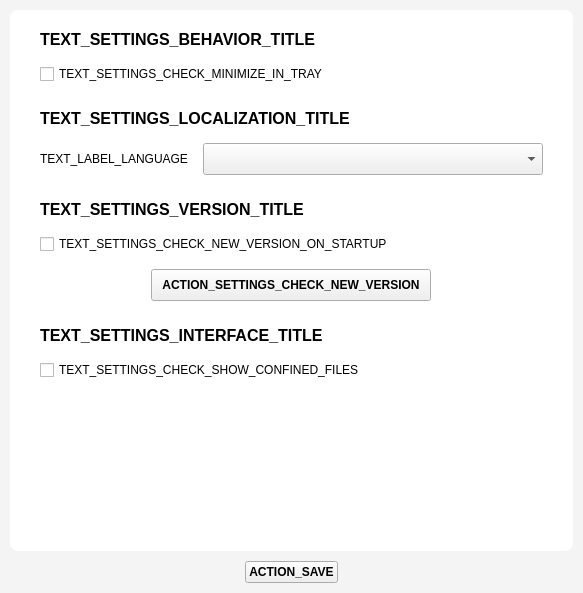
<?xml version="1.0" encoding="UTF-8"?>
<ui version="4.0">
 <class>SettingsWidget</class>
 <widget class="QWidget" name="SettingsWidget">
  <property name="geometry">
   <rect>
    <x>0</x>
    <y>0</y>
    <width>583</width>
    <height>593</height>
   </rect>
  </property>
  <property name="minimumSize">
   <size>
    <width>400</width>
    <height>300</height>
   </size>
  </property>
  <property name="windowTitle">
   <string>Form</string>
  </property>
  <property name="styleSheet">
   <string notr="true">#SettingsWidget
{
background-color: #FFFFFF;
}

#scrollAreaWidgetContents
{
background-color: rgb(255, 255, 255);
border-radius: 8px;
}

#SettingsWidget {
	background-color: #F4F4F4;
}

#scrollArea {
	background-color: #F4F4F4;
}

</string>
  </property>
  <layout class="QVBoxLayout" name="verticalLayout">
   <property name="spacing">
    <number>10</number>
   </property>
   <property name="leftMargin">
    <number>10</number>
   </property>
   <property name="topMargin">
    <number>10</number>
   </property>
   <property name="rightMargin">
    <number>10</number>
   </property>
   <property name="bottomMargin">
    <number>10</number>
   </property>
   <item>
    <widget class="QScrollArea" name="scrollArea">
     <property name="frameShape">
      <enum>QFrame::NoFrame</enum>
     </property>
     <property name="frameShadow">
      <enum>QFrame::Plain</enum>
     </property>
     <property name="lineWidth">
      <number>0</number>
     </property>
     <property name="horizontalScrollBarPolicy">
      <enum>Qt::ScrollBarAlwaysOff</enum>
     </property>
     <property name="widgetResizable">
      <bool>true</bool>
     </property>
     <widget class="QWidget" name="scrollAreaWidgetContents">
      <property name="geometry">
       <rect>
        <x>0</x>
        <y>0</y>
        <width>563</width>
        <height>526</height>
       </rect>
      </property>
      <layout class="QVBoxLayout" name="verticalLayout_2">
       <property name="spacing">
        <number>25</number>
       </property>
       <property name="leftMargin">
        <number>30</number>
       </property>
       <property name="topMargin">
        <number>20</number>
       </property>
       <property name="rightMargin">
        <number>30</number>
       </property>
       <property name="bottomMargin">
        <number>20</number>
       </property>
       <item>
        <widget class="QWidget" name="widget_behavior" native="true">
         <layout class="QVBoxLayout" name="verticalLayout_9">
          <property name="spacing">
           <number>15</number>
          </property>
          <property name="leftMargin">
           <number>0</number>
          </property>
          <property name="topMargin">
           <number>0</number>
          </property>
          <property name="rightMargin">
           <number>0</number>
          </property>
          <property name="bottomMargin">
           <number>0</number>
          </property>
          <item>
           <layout class="QHBoxLayout" name="horizontalLayout_3">
            <item>
             <widget class="QLabel" name="label_4">
              <property name="font">
               <font>
                <pointsize>12</pointsize>
                <weight>75</weight>
                <bold>true</bold>
               </font>
              </property>
              <property name="text">
               <string>TEXT_SETTINGS_BEHAVIOR_TITLE</string>
              </property>
             </widget>
            </item>
           </layout>
          </item>
          <item>
           <layout class="QVBoxLayout" name="verticalLayout_4">
            <property name="leftMargin">
             <number>0</number>
            </property>
            <item>
             <widget class="QCheckBox" name="check_box_tray">
              <property name="styleSheet">
               <string notr="true">color: #000000</string>
              </property>
              <property name="text">
               <string>TEXT_SETTINGS_CHECK_MINIMIZE_IN_TRAY</string>
              </property>
             </widget>
            </item>
           </layout>
          </item>
         </layout>
        </widget>
       </item>
       <item>
        <widget class="QWidget" name="widget_locale" native="true">
         <layout class="QVBoxLayout" name="verticalLayout_13">
          <property name="spacing">
           <number>15</number>
          </property>
          <property name="leftMargin">
           <number>0</number>
          </property>
          <property name="topMargin">
           <number>0</number>
          </property>
          <property name="rightMargin">
           <number>0</number>
          </property>
          <property name="bottomMargin">
           <number>0</number>
          </property>
          <item>
           <layout class="QHBoxLayout" name="horizontalLayout_8">
            <item>
             <widget class="QLabel" name="label_8">
              <property name="font">
               <font>
                <pointsize>12</pointsize>
                <weight>75</weight>
                <bold>true</bold>
               </font>
              </property>
              <property name="text">
               <string>TEXT_SETTINGS_LOCALIZATION_TITLE</string>
              </property>
             </widget>
            </item>
           </layout>
          </item>
          <item>
           <layout class="QVBoxLayout" name="verticalLayout_11">
            <property name="leftMargin">
             <number>0</number>
            </property>
            <item>
             <layout class="QHBoxLayout" name="horizontalLayout_9">
              <item>
               <widget class="QLabel" name="label_10">
                <property name="text">
                 <string>TEXT_LABEL_LANGUAGE</string>
                </property>
               </widget>
              </item>
              <item>
               <widget class="ComboBox" name="combo_languages">
                <property name="sizePolicy">
                 <sizepolicy hsizetype="Expanding" vsizetype="Fixed">
                  <horstretch>0</horstretch>
                  <verstretch>0</verstretch>
                 </sizepolicy>
                </property>
                <property name="minimumSize">
                 <size>
                  <width>0</width>
                  <height>32</height>
                 </size>
                </property>
               </widget>
              </item>
             </layout>
            </item>
           </layout>
          </item>
         </layout>
        </widget>
       </item>
       <item>
        <widget class="QWidget" name="widget_version" native="true">
         <layout class="QVBoxLayout" name="verticalLayout_3">
          <property name="spacing">
           <number>15</number>
          </property>
          <property name="leftMargin">
           <number>0</number>
          </property>
          <property name="topMargin">
           <number>0</number>
          </property>
          <property name="rightMargin">
           <number>0</number>
          </property>
          <property name="bottomMargin">
           <number>0</number>
          </property>
          <item>
           <layout class="QHBoxLayout" name="horizontalLayout">
            <item>
             <widget class="QLabel" name="label_2">
              <property name="font">
               <font>
                <pointsize>12</pointsize>
                <weight>75</weight>
                <bold>true</bold>
               </font>
              </property>
              <property name="text">
               <string>TEXT_SETTINGS_VERSION_TITLE</string>
              </property>
             </widget>
            </item>
           </layout>
          </item>
          <item>
           <layout class="QVBoxLayout" name="verticalLayout_5">
            <property name="leftMargin">
             <number>0</number>
            </property>
            <item>
             <layout class="QHBoxLayout" name="horizontalLayout_2">
              <item>
               <widget class="QCheckBox" name="check_box_check_at_startup">
                <property name="styleSheet">
                 <string notr="true">color: #000000</string>
                </property>
                <property name="text">
                 <string>TEXT_SETTINGS_CHECK_NEW_VERSION_ON_STARTUP</string>
                </property>
               </widget>
              </item>
             </layout>
            </item>
            <item>
             <layout class="QHBoxLayout" name="horizontalLayout_4">
              <item>
               <widget class="QPushButton" name="button_check_version">
                <property name="sizePolicy">
                 <sizepolicy hsizetype="Fixed" vsizetype="Fixed">
                  <horstretch>0</horstretch>
                  <verstretch>0</verstretch>
                 </sizepolicy>
                </property>
                <property name="minimumSize">
                 <size>
                  <width>0</width>
                  <height>32</height>
                 </size>
                </property>
                <property name="maximumSize">
                 <size>
                  <width>280</width>
                  <height>16777215</height>
                 </size>
                </property>
                <property name="font">
                 <font>
                  <weight>75</weight>
                  <bold>true</bold>
                 </font>
                </property>
                <property name="cursor">
                 <cursorShape>PointingHandCursor</cursorShape>
                </property>
                <property name="styleSheet">
                 <string notr="true"/>
                </property>
                <property name="text">
                 <string>ACTION_SETTINGS_CHECK_NEW_VERSION</string>
                </property>
               </widget>
              </item>
             </layout>
            </item>
           </layout>
          </item>
         </layout>
        </widget>
       </item>
       <item>
        <widget class="QWidget" name="widget_interface" native="true">
         <layout class="QVBoxLayout" name="verticalLayout_7">
          <property name="spacing">
           <number>15</number>
          </property>
          <property name="leftMargin">
           <number>0</number>
          </property>
          <property name="topMargin">
           <number>0</number>
          </property>
          <property name="rightMargin">
           <number>0</number>
          </property>
          <property name="bottomMargin">
           <number>0</number>
          </property>
          <item>
           <layout class="QHBoxLayout" name="horizontalLayout_13">
            <item>
             <widget class="QLabel" name="label_11">
              <property name="font">
               <font>
                <pointsize>12</pointsize>
                <weight>75</weight>
                <bold>true</bold>
               </font>
              </property>
              <property name="text">
               <string>TEXT_SETTINGS_INTERFACE_TITLE</string>
              </property>
             </widget>
            </item>
           </layout>
          </item>
          <item>
           <layout class="QHBoxLayout" name="horizontalLayout_12">
            <item>
             <widget class="QCheckBox" name="check_box_show_confined">
              <property name="styleSheet">
               <string notr="true">color: #000000</string>
              </property>
              <property name="text">
               <string>TEXT_SETTINGS_CHECK_SHOW_CONFINED_FILES</string>
              </property>
             </widget>
            </item>
           </layout>
          </item>
          <item>
           <layout class="QHBoxLayout" name="horizontalLayout_11">
            <property name="leftMargin">
             <number>0</number>
            </property>
           </layout>
          </item>
         </layout>
        </widget>
       </item>
       <item>
        <spacer name="verticalSpacer">
         <property name="orientation">
          <enum>Qt::Vertical</enum>
         </property>
         <property name="sizeType">
          <enum>QSizePolicy::Expanding</enum>
         </property>
         <property name="sizeHint" stdset="0">
          <size>
           <width>20</width>
           <height>40</height>
          </size>
         </property>
        </spacer>
       </item>
      </layout>
     </widget>
    </widget>
   </item>
   <item>
    <spacer name="verticalSpacer_2">
     <property name="orientation">
      <enum>Qt::Vertical</enum>
     </property>
     <property name="sizeType">
      <enum>QSizePolicy::Preferred</enum>
     </property>
     <property name="sizeHint" stdset="0">
      <size>
       <width>0</width>
       <height>0</height>
      </size>
     </property>
    </spacer>
   </item>
   <item>
    <layout class="QHBoxLayout" name="horizontalLayout_5">
     <item>
      <widget class="QPushButton" name="button_save">
       <property name="sizePolicy">
        <sizepolicy hsizetype="Fixed" vsizetype="Fixed">
         <horstretch>0</horstretch>
         <verstretch>0</verstretch>
        </sizepolicy>
       </property>
       <property name="minimumSize">
        <size>
         <width>0</width>
         <height>0</height>
        </size>
       </property>
       <property name="maximumSize">
        <size>
         <width>16777215</width>
         <height>16777215</height>
        </size>
       </property>
       <property name="font">
        <font>
         <weight>75</weight>
         <bold>true</bold>
        </font>
       </property>
       <property name="cursor">
        <cursorShape>PointingHandCursor</cursorShape>
       </property>
       <property name="layoutDirection">
        <enum>Qt::LeftToRight</enum>
       </property>
       <property name="styleSheet">
        <string notr="true"/>
       </property>
       <property name="text">
        <string>ACTION_SAVE</string>
       </property>
       <property name="iconSize">
        <size>
         <width>16</width>
         <height>16</height>
        </size>
       </property>
      </widget>
     </item>
    </layout>
   </item>
  </layout>
 </widget>
 <customwidgets>
  <customwidget>
   <class>ComboBox</class>
   <extends>QComboBox</extends>
   <header>guardata.client.gui.custom_widgets</header>
  </customwidget>
 </customwidgets>
 <resources/>
 <connections/>
</ui>
